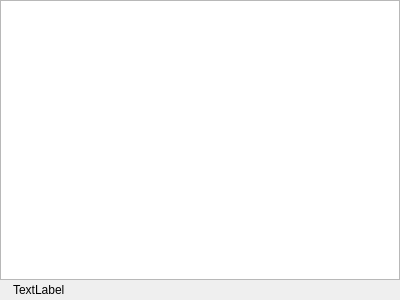
<?xml version="1.0" encoding="UTF-8"?>
<ui version="4.0">
 <class>IRtWorkspace</class>
 <widget class="QWidget" name="IRtWorkspace">
  <property name="geometry">
   <rect>
    <x>0</x>
    <y>0</y>
    <width>400</width>
    <height>300</height>
   </rect>
  </property>
  <property name="windowTitle">
   <string>Form</string>
  </property>
  <layout class="QVBoxLayout" name="verticalLayout">
   <property name="spacing">
    <number>0</number>
   </property>
   <property name="leftMargin">
    <number>0</number>
   </property>
   <property name="topMargin">
    <number>0</number>
   </property>
   <property name="rightMargin">
    <number>0</number>
   </property>
   <property name="bottomMargin">
    <number>0</number>
   </property>
   <item>
    <widget class="QTreeWidget" name="treeWidget">
     <property name="contextMenuPolicy">
      <enum>Qt::CustomContextMenu</enum>
     </property>
     <attribute name="headerVisible">
      <bool>false</bool>
     </attribute>
     <column>
      <property name="text">
       <string notr="true"/>
      </property>
     </column>
     <column>
      <property name="text">
       <string/>
      </property>
     </column>
    </widget>
   </item>
   <item>
    <widget class="QFrame" name="frame">
     <property name="frameShape">
      <enum>QFrame::NoFrame</enum>
     </property>
     <property name="frameShadow">
      <enum>QFrame::Plain</enum>
     </property>
     <layout class="QHBoxLayout" name="horizontalLayout">
      <property name="spacing">
       <number>3</number>
      </property>
      <property name="leftMargin">
       <number>3</number>
      </property>
      <property name="topMargin">
       <number>3</number>
      </property>
      <property name="rightMargin">
       <number>3</number>
      </property>
      <property name="bottomMargin">
       <number>3</number>
      </property>
      <item>
       <widget class="QLabel" name="label_2">
        <property name="sizePolicy">
         <sizepolicy hsizetype="Maximum" vsizetype="Preferred">
          <horstretch>0</horstretch>
          <verstretch>0</verstretch>
         </sizepolicy>
        </property>
        <property name="text">
         <string/>
        </property>
        <property name="pixmap">
         <pixmap resource="../resources.qrc">:/icons/48x48/Help.png</pixmap>
        </property>
       </widget>
      </item>
      <item>
       <widget class="QLabel" name="labelHelp">
        <property name="text">
         <string>TextLabel</string>
        </property>
        <property name="alignment">
         <set>Qt::AlignLeading|Qt::AlignLeft|Qt::AlignTop</set>
        </property>
        <property name="wordWrap">
         <bool>true</bool>
        </property>
       </widget>
      </item>
     </layout>
    </widget>
   </item>
  </layout>
  <action name="actionAddSource">
   <property name="icon">
    <iconset resource="../resources.qrc">
     <normaloff>:/icons/32x32/Add.png</normaloff>:/icons/32x32/Add.png</iconset>
   </property>
   <property name="text">
    <string>Add Source</string>
   </property>
  </action>
  <action name="actionDeleteSource">
   <property name="icon">
    <iconset resource="../resources.qrc">
     <normaloff>:/icons/32x32/DeleteOne.png</normaloff>:/icons/32x32/DeleteOne.png</iconset>
   </property>
   <property name="text">
    <string>Delete Source</string>
   </property>
  </action>
 </widget>
 <resources>
  <include location="../resources.qrc"/>
 </resources>
 <connections/>
</ui>
